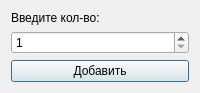
<?xml version="1.0" encoding="UTF-8"?>
<ui version="4.0">
 <class>RecordsAmountForm</class>
 <widget class="QDialog" name="RecordsAmountForm">
  <property name="geometry">
   <rect>
    <x>0</x>
    <y>0</y>
    <width>200</width>
    <height>86</height>
   </rect>
  </property>
  <property name="minimumSize">
   <size>
    <width>200</width>
    <height>0</height>
   </size>
  </property>
  <property name="maximumSize">
   <size>
    <width>200</width>
    <height>86</height>
   </size>
  </property>
  <property name="windowTitle">
   <string>records_ammount_form</string>
  </property>
  <layout class="QVBoxLayout" name="verticalLayout">
   <item>
    <widget class="QLabel" name="records_amount_label">
     <property name="text">
      <string>Введите кол-во:</string>
     </property>
    </widget>
   </item>
   <item>
    <widget class="QSpinBox" name="records_amount_spin_box">
     <property name="minimum">
      <number>1</number>
     </property>
     <property name="maximum">
      <number>5000</number>
     </property>
    </widget>
   </item>
   <item>
    <widget class="QPushButton" name="add_button">
     <property name="text">
      <string>Добавить</string>
     </property>
    </widget>
   </item>
  </layout>
 </widget>
 <resources/>
 <connections/>
</ui>
